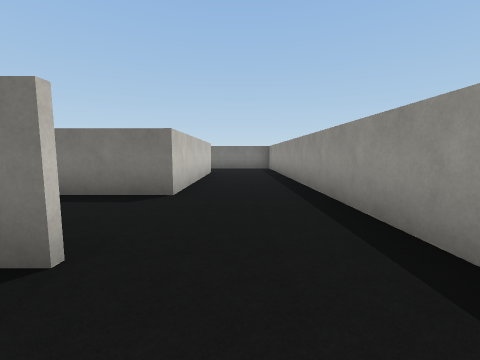
View 1 (above)

21 first-person views from a walk through a robot-simulator world made for Webots. The camera is 0.61 m above the floor, tilts 6° down and sees 90° across. The floor is counted in squares, 1 m on a side. Each view is taken from the middle of a square. On the plan, view 1 faces up. The plan holds only what a view shows up to about 9 squares ahead; the rest is blank. The place goes on beyond the plan. Robots are left out. Simple shapes and patterns stand in for the simulator's stock objects.

View 2
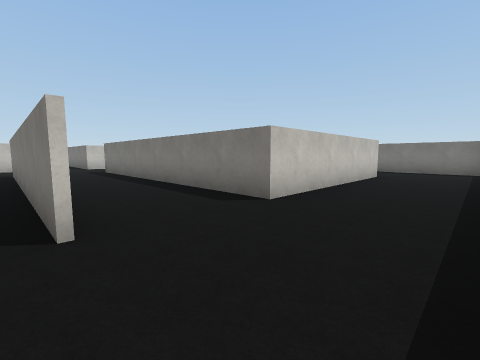

View 3
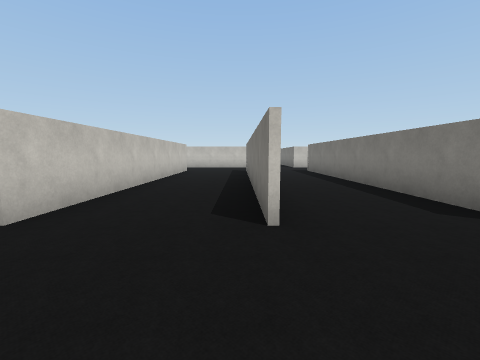

View 4
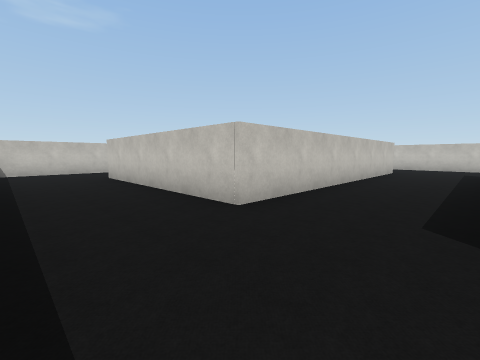

View 5
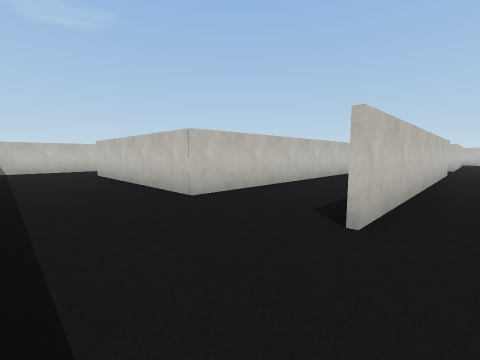

View 6
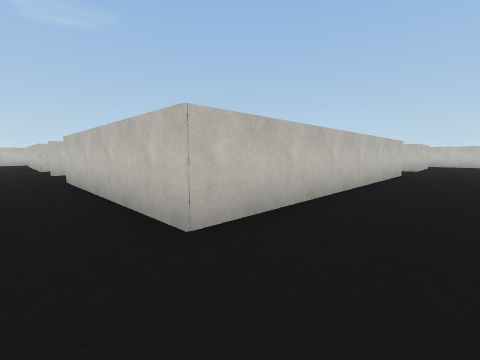

View 7
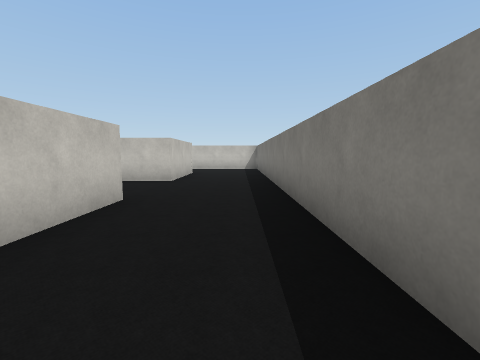

View 8
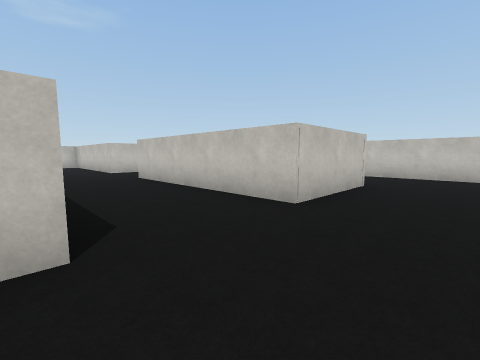

View 9
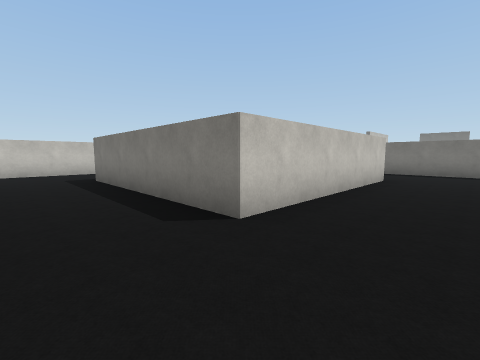

View 10
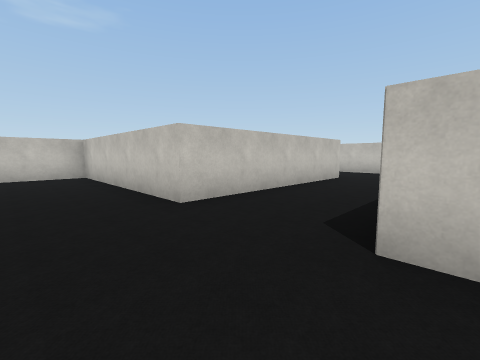

View 11
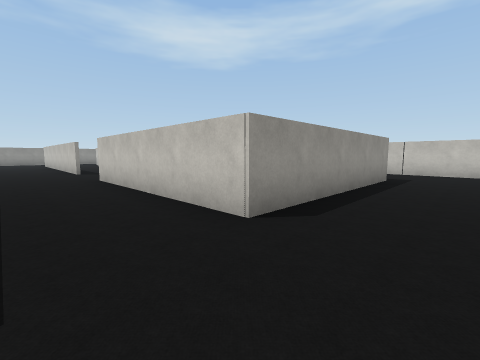

View 12
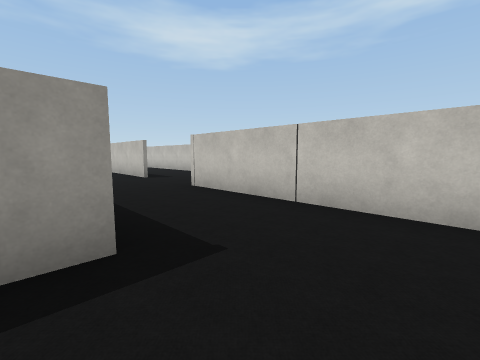

View 13
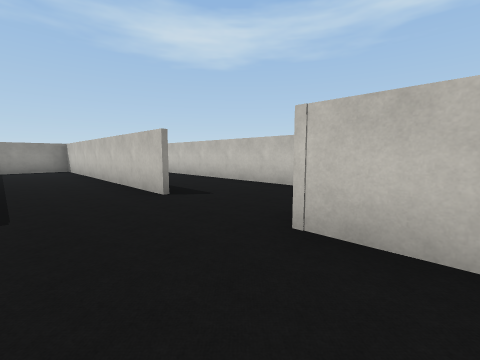

View 14
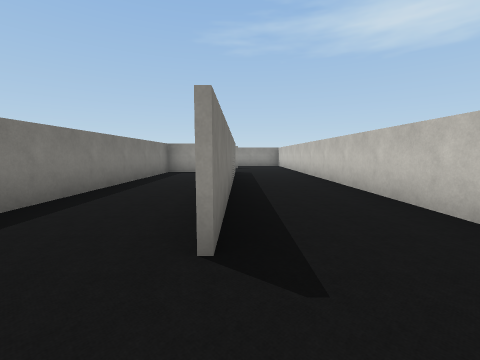

View 15
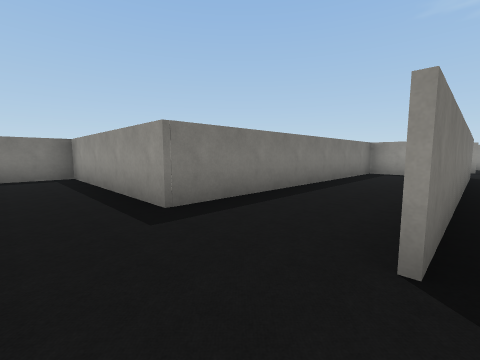

View 16
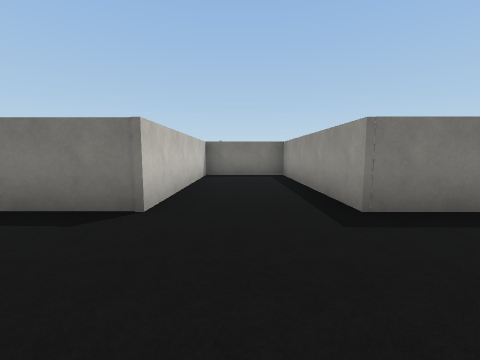

View 17
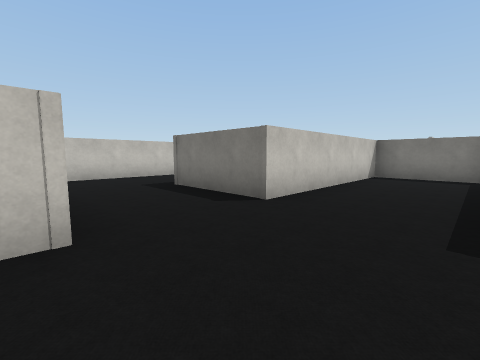

View 18
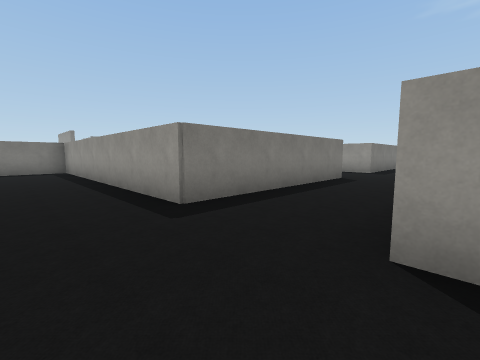

View 19
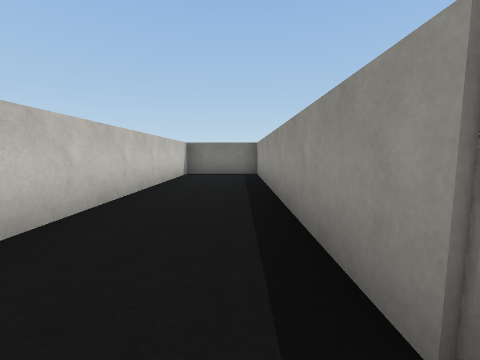

View 20
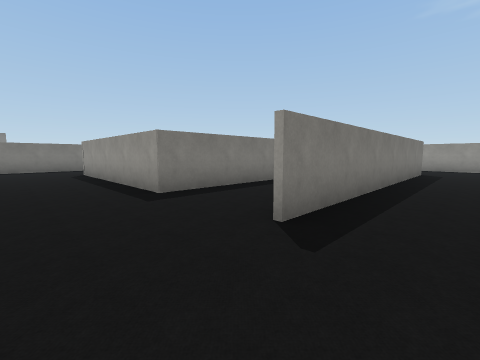

View 21
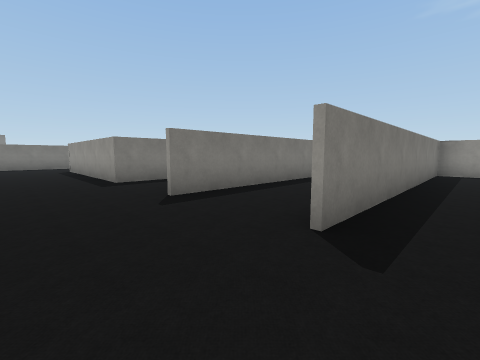

### Floor plan
Points are (right, up) in squares from view 1. A wall is a line through its corners. A room is listed if a view was taken in it or the views show most of it. See-through windows are left out.
Room 1 (views 1, 2, 3, 4, 5, 6, 7, 8, 9, 10, 11, 12, 13, 14, 15, 16, 17, 18, 19, 20)
walls: (-8.3, 1.3) (-1, 1.3); (-8.2, 3.6) (-8.2, 8.4) (-1, 8.4) (-1, 3.6) (-8.2, 3.6); (-8.3, -1) (-1, -1) (-1, -6); (-1, 1.2) (-8.3, 1.2); (-10.6, -5.7) (-3.5, -5.7) (-3.5, -3.5) (-10.7, -3.5) (-10.7, 1.2) (-12.9, 1.2) (-12.9, -3.5) (-15.4, -3.5) (-15.4, 1.3) (-10.6, 1.3) (-10.6, -1.4); (-13.1, 8.4) (-10.6, 8.4) (-10.6, 3.6) (-15.4, 3.6) (-15.4, 10.8); (-5.6, 10.7) (-17.7, 10.7) (-17.7, 0.4); (1.3, 0) (1.3, 9.1); (-17.7, -2.1) (-17.7, -5); (-15.4, 10.1) (-15.4, 7.6); (-17.1, -5.7) (-12.9, -5.7) (-12.9, -6.1); (-1.6, -8.1) (1.1, -8.1); (1, 10.7) (-1.8, 10.7)
ways out: opening at (-11.5, -6) to room 2; opening at (-9.5, -1) to room 2; opening at (-1, -6.5) to room 2
Room 2 (view 21)
walls: (-3.4, -5.8) (-10.6, -5.8); (-1.1, -2.1) (-1.1, -1.1) (-8.3, -1.1); (-11.5, -8.1) (-1.6, -8.1); (-10.6, -1.4) (-10.6, -3.4) (-8.9, -3.4)
ways out: opening at (-11.5, -6) to room 1; opening at (-9.5, -1) to room 1; opening at (-1, -6.5) to room 1

Positions as (right, up) in squares from view 1, and headings:
1: (0, 0), facing up
2: (1, 1), facing up-left
3: (1, 1), facing left
4: (1, 1), facing down-left
5: (1, 2), facing down-left
6: (0, 10), facing down-left
7: (-5, 10), facing left
8: (-8, 10), facing down-left
9: (-9, 2), facing up-left
10: (-9, 4), facing down-left
11: (-17, 3), facing down-right
12: (-17, -3), facing down-right
13: (-14, -4), facing down-right
14: (-12, -6), facing right
15: (-12, -6), facing up-right
16: (-12, -6), facing up
17: (-11, -6), facing up-left
18: (-17, 1), facing up-right
19: (-16, 3), facing up
20: (-10, 0), facing up-right
21: (-10, -2), facing up-right
